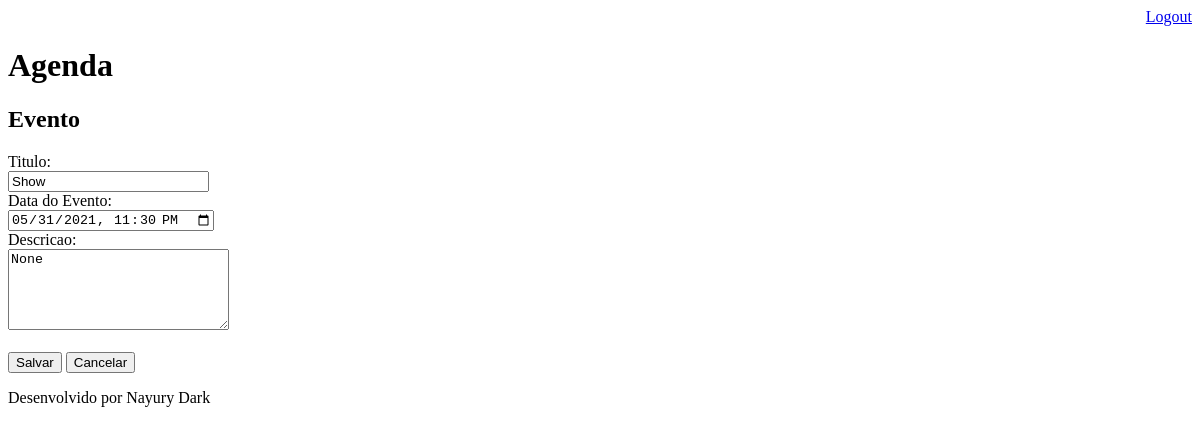
The app's page /agenda/evento/?id=4 (signed in), older data.
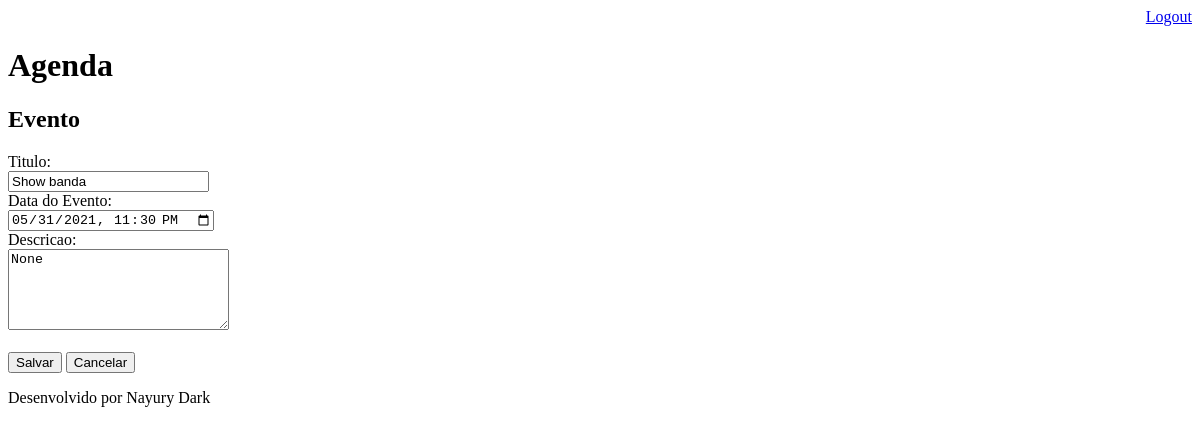
The same page, newer data.
### core/models.py (models this page shows, shortened)
class Evento(models.Model):
    titulo = models.CharField(max_length=100)
    descriao = models.TextField(blank=True, null=True)
    data_evento = models.DateTimeField(verbose_name='Data do Evento')
    data_criacao = models.DateTimeField(auto_now=True)
    usuario = models.ForeignKey(User, on_delete=models.CASCADE)
    class Meta:
        db_table = 'evento'
    def get_data_input_evento(self):
        return self.data_evento.strftime('%Y-%m-%dT%H:%M')

### core/views.py (the view)
# urls.py: path('agenda/evento/', views.evento),
@login_required(login_url='/login/')
def evento(request):
    id_evento = request.GET.get('id')
    dados = { }
    if id_evento:
        dados['evento'] = Evento.objects.get(id=id_evento)
    return render(request, 'evento.html', dados)

### template/evento.html (shortened to what this page needs)
{% extends "model-page.html"%}
{% block content %}
<h2>Evento</h2>
    <form action="submit" method="POST"> {% csrf_token %}
        <label>Titulo: </label>
        <br>
        <input type="text" name="titulo" size="22" value="{{ evento.titulo }}">
        <br>
        <label>Data do Evento: </label>
        <br>
        <input type="datetime-local" name="data_evento" value="{{ evento.get_data_input_evento }}">
        <br>
        <label>Descricao: </label>
        <br>
        <textarea name="descricao" rows="5" cols="25">{{ evento.descriao }}</textarea>
        <br>
        <br>
        <button type="submit">Salvar</button>
        <a href="/">
            <button type="button">Cancelar</button>
        </a>
    </form>
{% endblock %}

Row changes from the older to the newer data that the page shows:
changed Evento "None": titulo "Show" → "Show banda"
